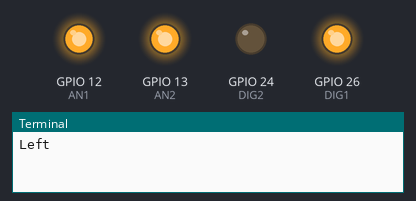
Bench run of a program on a simulated Raspberry Pi (BCM pin numbers). Parts: output pins drawn as LEDs (lit = HIGH), the last lines printed to the terminal.

Above: at 2.0 s.
At 4.0 s:
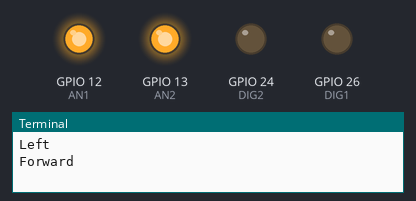
At 6.0 s:
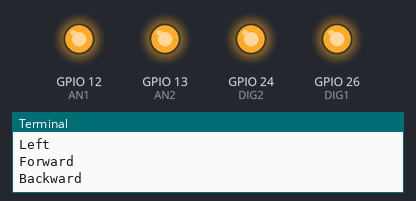
At 8.0 s:
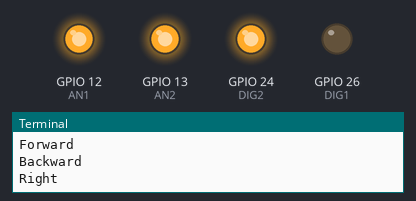
At 10.5 s:
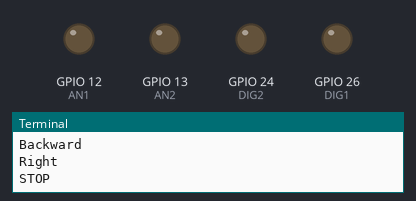
Timing chart, 0 to 15.3 s (numbered marks = the images above):
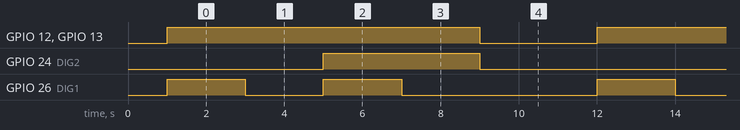

Measured:
- by itself, GPIO 12 (AN1), GPIO 13 (AN2): alternates HIGH for 8.0 s and LOW for 3.0 s
- by itself, GPIO 24 (DIG2): alternates HIGH for 4.0 s and LOW for 7.0 s
- by itself, GPIO 26 (DIG1): repeats every 11.0 s: LOW 2.0 s, HIGH 2.0 s, LOW 5.0 s, HIGH 2.0 s

The program:

HatMDD10SM.py
```python
import RPi.GPIO as GPIO			# using Rpi.GPIO module
from time import sleep			# import function sleep for delay
GPIO.setmode(GPIO.BCM)			# GPIO numbering
GPIO.setwarnings(False)			# enable warning from GPIO
AN2 = 13				# set pwm2 pin on MD10-Hat
AN1 = 12				# set pwm1 pin on MD10-hat
DIG2 = 24				# set dir2 pin on MD10-Hat
DIG1 = 26				# set dir1 pin on MD10-Hat
GPIO.setup(AN2, GPIO.OUT)		# set pin as output
GPIO.setup(AN1, GPIO.OUT)		# set pin as output
GPIO.setup(DIG2, GPIO.OUT)		# set pin as output
GPIO.setup(DIG1, GPIO.OUT)		# set pin as output
sleep(1)				# delay for 1 seconds
p1 = GPIO.PWM(AN1, 100)			# set pwm for M1
p2 = GPIO.PWM(AN2, 100)			# set pwm for M2

try:
  while True:

   print "Left"				# display "Forward" when programe run
   GPIO.output(DIG1, GPIO.HIGH)		# set DIG1 as HIGH, M1B will turn ON
   GPIO.output(DIG2, GPIO.LOW)		# set DIG2 as HIGH, M2B will turn ON
   p1.start(100)			# set speed for M1 at 100%
   p2.start(100)			# set speed for M2 at 100%
   sleep(2)				#delay for 2 second
   print "Forward"
   GPIO.output(DIG1, GPIO.LOW)          # set DIG1 as LOW, to control direction
   GPIO.output(DIG2, GPIO.LOW)          # set DIG2 as LOW, to control direction
   p1.start(100)                        # set speed for M1 at 100%
   p2.start(100)                        # set speed for M2 at 100%
   sleep(2)                             #delay for 2 second

   print "Backward"
   GPIO.output(DIG1, GPIO.HIGH)         # set DIG1 as HIGH, to control direction
   GPIO.output(DIG2, GPIO.HIGH)         # set DIG2 as HIGH, to control direction
   p1.start(100)                        # set speed for M1 at 100%
   p2.start(100)                        # set speed for M2 at 100%
   sleep(2)                             #delay for 2 second

   print "Right"
   GPIO.output(DIG1, GPIO.LOW)
   GPIO.output(DIG2, GPIO.HIGH)
   p1.start(100)
   p2.start(100)
   sleep(2)

   print "STOP"
   GPIO.output(DIG1, GPIO.LOW)          # Direction can ignore
   GPIO.output(DIG2, GPIO.LOW)          # Direction can ignore
   p1.start(0)                          # set speed for M1 at 0%
   p2.start(0)                          # set speed for M2 at 0%
   sleep(3)                             #delay for 3 second


except:					# exit programe when keyboard interupt
   p1.start(0)				# set speed to 0
   p2.start(0)				# set speed to 0
					# Control+x to save file and exit
```
